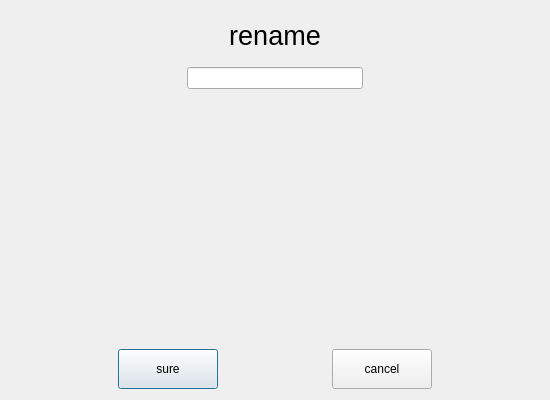
<?xml version="1.0" encoding="UTF-8"?>
<ui version="4.0">
 <class>QRenameDialog</class>
 <widget class="QDialog" name="QRenameDialog">
  <property name="geometry">
   <rect>
    <x>0</x>
    <y>0</y>
    <width>550</width>
    <height>400</height>
   </rect>
  </property>
  <property name="windowTitle">
   <string>Dialog</string>
  </property>
  <layout class="QVBoxLayout" name="verticalLayout">
   <item>
    <widget class="QLabel" name="title">
     <property name="maximumSize">
      <size>
       <width>16777215</width>
       <height>50</height>
      </size>
     </property>
     <property name="text">
      <string>&lt;html&gt;&lt;head/&gt;&lt;body&gt;&lt;p align=&quot;center&quot;&gt;&lt;span style=&quot; font-size:20pt;&quot;&gt;rename&lt;/span&gt;&lt;/p&gt;&lt;/body&gt;&lt;/html&gt;</string>
     </property>
    </widget>
   </item>
   <item>
    <layout class="QHBoxLayout" name="horizontalLayout">
     <item>
      <spacer name="horizontalSpacer">
       <property name="orientation">
        <enum>Qt::Horizontal</enum>
       </property>
       <property name="sizeHint" stdset="0">
        <size>
         <width>40</width>
         <height>20</height>
        </size>
       </property>
      </spacer>
     </item>
     <item>
      <widget class="QLineEdit" name="lineEdit"/>
     </item>
     <item>
      <spacer name="horizontalSpacer_2">
       <property name="orientation">
        <enum>Qt::Horizontal</enum>
       </property>
       <property name="sizeHint" stdset="0">
        <size>
         <width>40</width>
         <height>20</height>
        </size>
       </property>
      </spacer>
     </item>
    </layout>
   </item>
   <item>
    <widget class="KeyBoardForm" name="keyboard" native="true"/>
   </item>
   <item>
    <layout class="QHBoxLayout" name="horizontalLayout_2">
     <item>
      <spacer name="horizontalSpacer_4">
       <property name="orientation">
        <enum>Qt::Horizontal</enum>
       </property>
       <property name="sizeHint" stdset="0">
        <size>
         <width>40</width>
         <height>20</height>
        </size>
       </property>
      </spacer>
     </item>
     <item>
      <widget class="QPushButton" name="sureBtn">
       <property name="minimumSize">
        <size>
         <width>100</width>
         <height>40</height>
        </size>
       </property>
       <property name="text">
        <string>sure</string>
       </property>
      </widget>
     </item>
     <item>
      <spacer name="horizontalSpacer_3">
       <property name="orientation">
        <enum>Qt::Horizontal</enum>
       </property>
       <property name="sizeHint" stdset="0">
        <size>
         <width>40</width>
         <height>20</height>
        </size>
       </property>
      </spacer>
     </item>
     <item>
      <widget class="QPushButton" name="cancelBtn">
       <property name="minimumSize">
        <size>
         <width>100</width>
         <height>40</height>
        </size>
       </property>
       <property name="text">
        <string>cancel</string>
       </property>
      </widget>
     </item>
     <item>
      <spacer name="horizontalSpacer_5">
       <property name="orientation">
        <enum>Qt::Horizontal</enum>
       </property>
       <property name="sizeHint" stdset="0">
        <size>
         <width>40</width>
         <height>20</height>
        </size>
       </property>
      </spacer>
     </item>
    </layout>
   </item>
  </layout>
 </widget>
 <customwidgets>
  <customwidget>
   <class>KeyBoardForm</class>
   <extends>QWidget</extends>
   <header>keyboardform.h</header>
   <container>1</container>
  </customwidget>
 </customwidgets>
 <resources/>
 <connections/>
</ui>
